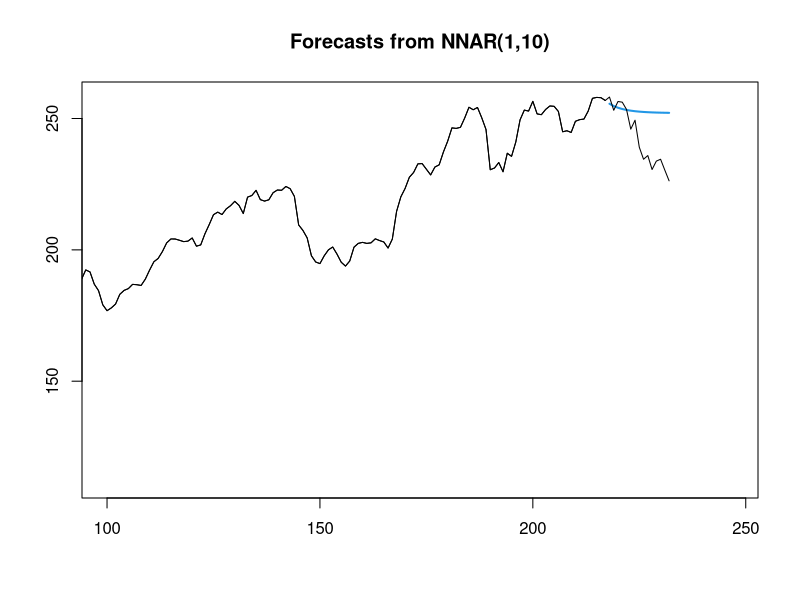
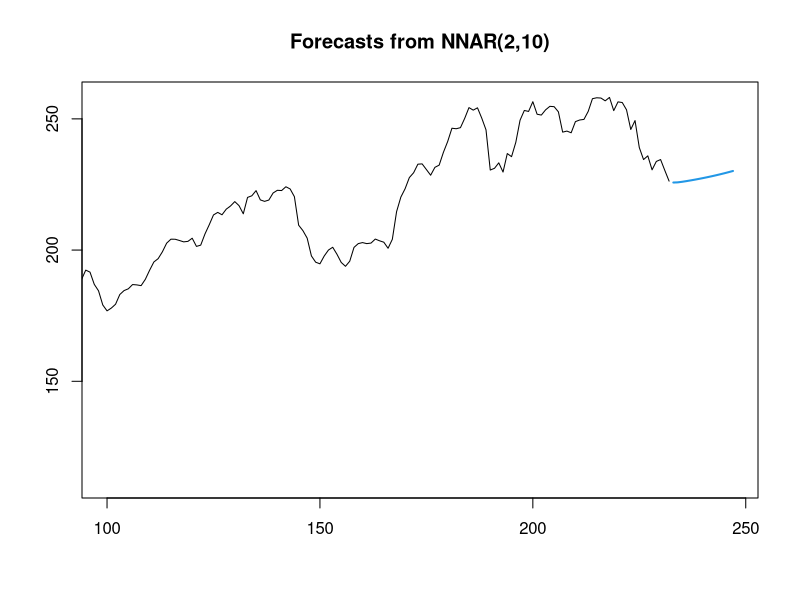
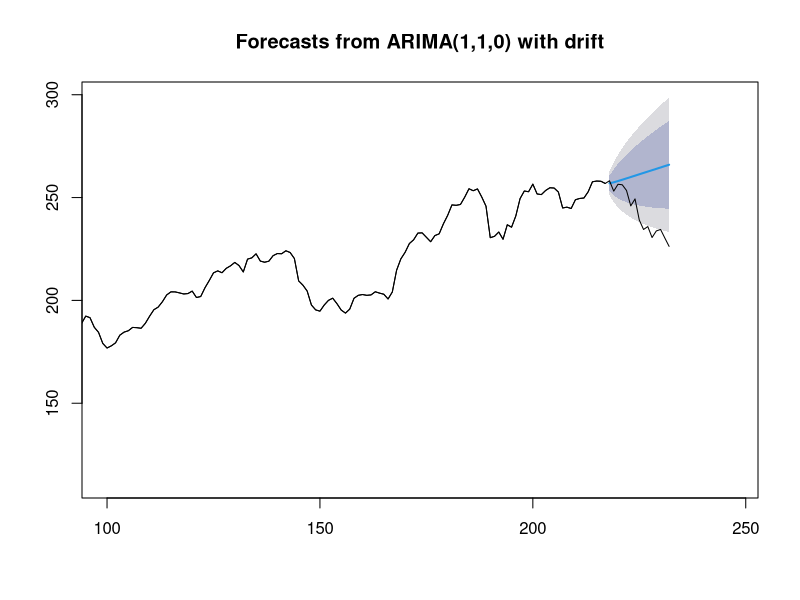
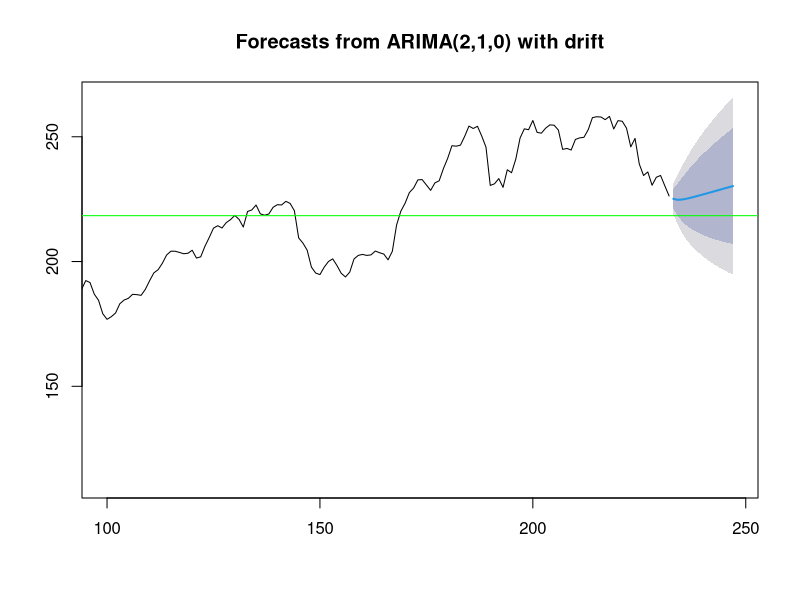

The R script that drew these images, in order:
# //This tool is currently under development//

# This algorithm uses ARIMA to predict time series data. The hyperparameters 
#  of ARIMA are computed by exhaustive search and thus take some time. 
# The algorithm may be employed to predict stock market data (prices etc.).
# One of my ideas is to apply this automatic ARIMA model to the representation
#  of the time series obtained from LSTM (see MyPythonScripts). By doing
#  that we eliminate the influence of stochastic processes in the market
#  on the final prediction. The advantage of using ARIMA here is that it
#  1) simple and 2) it calculates confidence bounds of the prediction to
#  assess the risk of investments. 
# The algorithm also computes neural network prediction pased on the optimal parameters 
#  from ARIMA

library('forecast')

Data <- read.csv('LSTM_Predicted.csv', header = FALSE)
D_r <- as.data.frame(Data[1:(nrow(Data)-15),])
Nsteps <- 15
Max_params <- 10
D <- NA # 1 or NA
Crit <- 'aicc' # 'aic', 'bic', or 'aicc'
root_test <- 'kpss' # 'kpss, 'adf', or 'pp'
seas_test <- 'ocsb' # 'ocsb', or 'ch'
Crit_point_1 <- 218.39
Crit_point_2 <- 31.25

ptm <- proc.time()

Custom_arima <- function(Data, Max_params, D)
{
fit_arima <- auto.arima(Data, d = NA, D = D, max.p = Max_params, max.q = Max_params, 
                        max.P = Max_params, max.Q = Max_params, max.order = 50, 
                        max.d = Max_params, max.D = Max_params, 
                        start.p = 1,
                        start.q = 1, start.P = 1, start.Q = 1, stationary = FALSE,
                        seasonal = TRUE, ic = Crit, stepwise = FALSE,
                        trace = TRUE, approximation = FALSE,
                        truncate = NULL, xreg = NULL, test = root_test,
                        seasonal.test = seas_test, allowdrift = TRUE, allowmean = TRUE,
                        lambda = NULL, biasadj = FALSE, parallel = TRUE, num.cores = 2)
return(fit_arima)
}
arima_test <- Custom_arima(D_r, Max_params, D)
arima_predict <- Custom_arima(Data, Max_params, D)

nnetar_test <- nnetar(D_r[,1], p = arima_test$arma[1], P = arima_test$arma[4], 
                      size = 10)
nnetar_predict <- nnetar(Data[,1], p = arima_predict$arma[1], P = arima_predict$arma[4], 
                         size = 10)

forecast_arimatest <- forecast(arima_test, h = Nsteps)
forecast_arimapredict <- forecast(arima_predict, h = Nsteps)
forecast_nnetartest <- forecast(nnetar_test, h = Nsteps)
forecast_nnetarpredict <- forecast(nnetar_predict, h =Nsteps)

plot(forecast_nnetartest, 
     xlim = c(100, nrow(Data)+Nsteps)) 
lines(Data)
plot(forecast_nnetarpredict, 
     xlim = c(100, nrow(Data)+Nsteps)) 

plot(forecast_arimatest, 
     xlim = c(100, nrow(Data)+Nsteps)) 
lines(Data)
plot(forecast_arimapredict, 
     xlim = c(100, nrow(Data)+Nsteps)) 
abline(h = Crit_point_1, col = 'green')
abline(h = Crit_point_2, col = 'red')

Lower <- as.numeric(forecast_arimapredict$lower[,2])
Upper <- as.numeric(forecast_arimapredict$upper[,2])

Crit_1_risk <- signif((sum(Crit_point_1 - Lower[Lower < Crit_point_1])/
               sum(Upper-Lower)) * 100, 4)
Crit_2_risk <- signif((sum(Crit_point_2 - Lower[Lower < Crit_point_2])/
                sum(Upper-Lower)) * 100, 4)

print(proc.time() - ptm)
print(paste0('Risk of Crit_point_1 is: ', Crit_1_risk, ' %'))
print(paste0('Risk of Crit_point_2 is: ', Crit_2_risk, ' %'))


  
